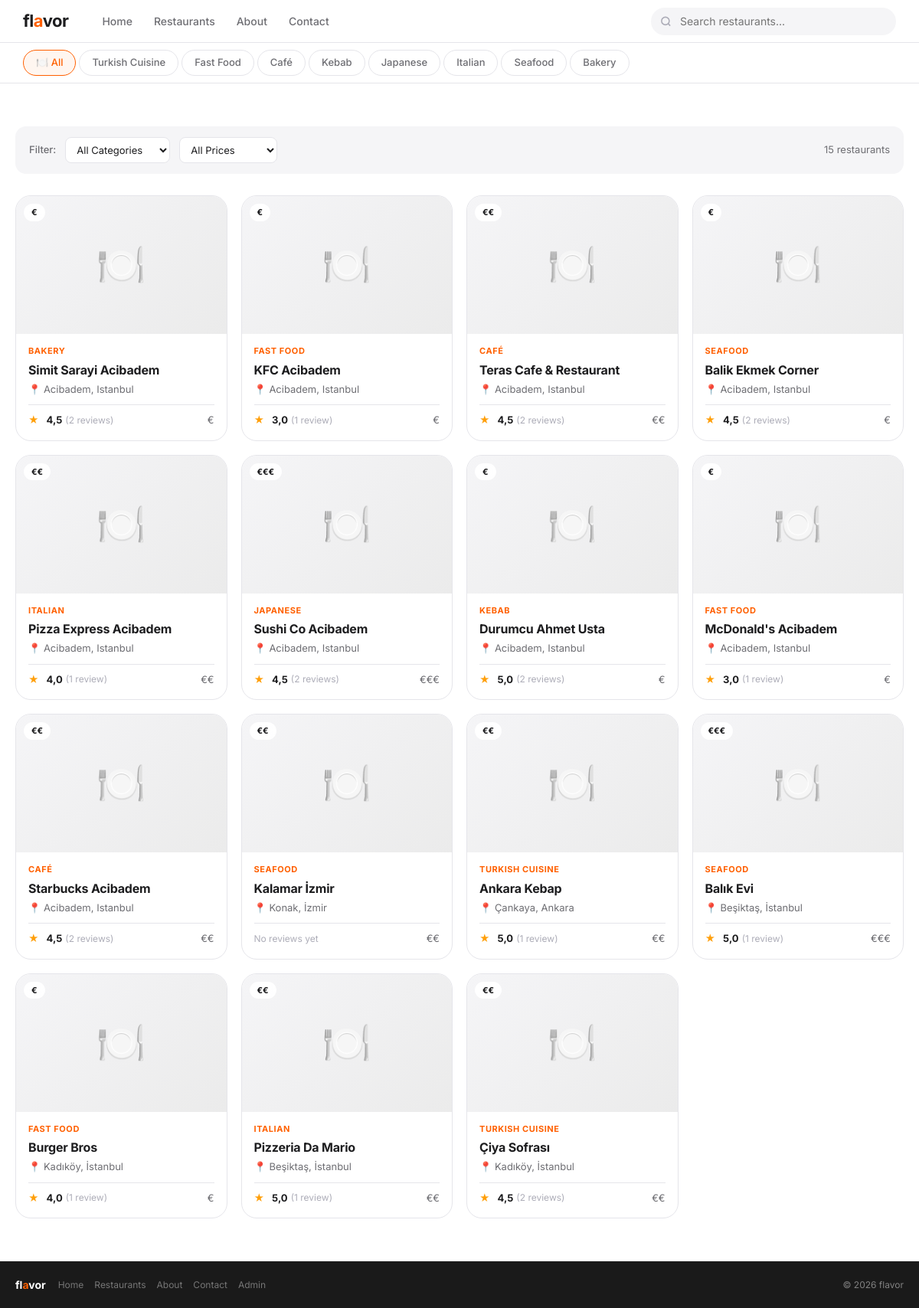
The page /restaurants/ on the database its author committed.
### restaurants/models.py (models this page shows, shortened)
class Category(models.Model):
    name = models.CharField(max_length=100)
    class Meta:
        verbose_name_plural = 'Categories'
    def __str__(self):
        return self.name

class Restaurant(models.Model):
    name = models.CharField(max_length=200)
    description = models.TextField()
    address = models.CharField(max_length=300)
    phone = models.CharField(max_length=20)
    price_range = models.CharField(max_length=1, choices=PRICE_CHOICES, default='2')
    category = models.ForeignKey(Category, on_delete=models.SET_NULL, null=True)
    location = models.ForeignKey(Location, on_delete=models.SET_NULL, null=True)
    created_at = models.DateTimeField(auto_now_add=True)
    def average_rating(self):
        avg = self.reviews.aggregate(avg=Avg('rating'))['avg']
        return round(avg, 1) if avg else None
    def price_display(self):
        return dict(PRICE_CHOICES).get(self.price_range, '€€')

class Location(models.Model):
    city = models.CharField(max_length=100)
    district = models.CharField(max_length=100)
    def __str__(self):
        return f'{self.district}, {self.city}'

### restaurants/views.py (the view)
# urls.py: path('restaurants/', views.restaurant_list, name='restaurant_list'),
def restaurant_list(request):
    restaurants = Restaurant.objects.all().order_by('-created_at')
    categories = Category.objects.all()
    q = request.GET.get('q', '')
    category_id = request.GET.get('category', '')
    price = request.GET.get('price', '')
    if q:
        restaurants = restaurants.filter(name__icontains=q) | restaurants.filter(description__icontains=q)
    if category_id:
        restaurants = restaurants.filter(category_id=category_id)
    if price:
        restaurants = restaurants.filter(price_range=price)
    return render(request, 'restaurants/list.html', {
        'restaurants': restaurants,
        'categories': categories,
    })

### templates/restaurants/list.html (shortened to what this page needs)
{% extends 'base.html' %}
{% block content %}
{% if categories %}
<div class="cat-strip">
  <div class="cat-inner">
    <a href="{% url 'restaurant_list' %}" class="cat-btn {% if not request.GET.category %}active{% endif %}">🍽️ All</a>
    {% for cat in categories %}
    <a href="?category={{ cat.id }}{% if request.GET.q %}&q={{ request.GET.q }}{% endif %}"
       class="cat-btn {% if request.GET.category == cat.id|stringformat:'s' %}active{% endif %}">
      {{ cat.name }}
    </a>
    {% endfor %}
  </div>
</div>
{% endif %}
<div class="section">
  <div class="wrap">
    <form method="get">
      <div class="filter-bar">
        <span class="filter-label">Filter:</span>
        <select name="category" class="filter-sel" onchange="this.form.submit()">
          <option value="">All Categories</option>
        </select>
        <select name="price" class="filter-sel" onchange="this.form.submit()">
          <option value="">All Prices</option>
        </select>
        <span style="margin-left:auto;font-size:13px;color:#6e6e73;">{{ restaurants|length }} restaurant{{ restaurants|length|pluralize }}</span>
      </div>
    </form>
    {% if restaurants %}
    <div class="cards">
      {% for r in restaurants %}
      <a href="{% url 'restaurant_detail' r.pk %}" class="card">
        <div class="card-img">
          <span class="card-badge">{{ r.price_display }}</span>
          🍽️
        </div>
        <div class="card-body">
          <div class="card-cat">{{ r.category }}</div>
          <div class="card-name">{{ r.name }}</div>
          <div class="card-loc">📍 {{ r.location }}</div>
          <div class="card-foot">
            {% with avg=r.average_rating cnt=r.reviews.count %}
            {% if avg %}
            <div style="display:flex;align-items:center;gap:4px">
              <span class="stars">★</span>
              <span class="rating">{{ avg }}</span>
              <span class="rev-cnt">({{ cnt }} review{{ cnt|pluralize }})</span>
            </div>
            {% else %}
            <span class="rev-cnt">No reviews yet</span>
            {% endif %}
            {% endwith %}
            <span class="price-tag">{{ r.price_display }}</span>
          </div>
        </div>
      </a>
      {% endfor %}
    </div>
    {% else %}
    <div class="empty">
      <div class="empty-icon">🔍</div>
      <h3>No results found</h3>
      <p>Try different filters.</p>
    </div>
    {% endif %}
  </div>
</div>
{% endblock %}

### templates/base.html (shortened to what this page needs)
{% load static %}
<!DOCTYPE html>
<html lang="en">
<head>
  <link rel="stylesheet" href="{% static 'css/style.css' %}">
</head>
<body>
<nav class="nav">
  <div class="nav-inner">
    <a href="{% url 'home' %}" class="nav-brand">fl<span>a</span>vor</a>
    <div class="nav-links">
      <a href="{% url 'home' %}">Home</a>
      <a href="{% url 'restaurant_list' %}">Restaurants</a>
      <a href="{% url 'about' %}">About</a>
      <a href="{% url 'contact' %}">Contact</a>
    </div>
    <div class="nav-search">
      <svg width="15" height="15" viewBox="0 0 24 24" fill="none" stroke="currentColor" stroke-width="2.5">
        <circle cx="11" cy="11" r="8"/><path d="m21 21-4.35-4.35"/>
      </svg>
      <form action="{% url 'restaurant_list' %}" method="get">
        <input type="text" name="q" placeholder="Search restaurants..." value="{{ request.GET.q|default:'' }}">
      </form>
    </div>
  </div>
</nav>
<main>{% block content %}{% endblock %}</main>
<footer>
  <div class="footer-inner">
    <span class="footer-brand">fl<span>a</span>vor</span>
    <div class="footer-links">
      <a href="{% url 'home' %}">Home</a>
      <a href="{% url 'restaurant_list' %}">Restaurants</a>
      <a href="{% url 'about' %}">About</a>
      <a href="{% url 'contact' %}">Contact</a>
      <a href="/admin/">Admin</a>
    </div>
    <span class="footer-copy">© 2026 flavor</span>
  </div>
</footer>
</body>
</html>

### rows shown on the page
Category: name "Turkish Cuisine"
Category: name "Fast Food"
Category: name "Café"
Category: name "Kebab"
Category: name "Japanese"
Category: name "Italian"
Category: name "Seafood"
Category: name "Bakery"
Restaurant: price_display "€", category "BAKERY", name "Simit Sarayi Acibadem", location "Acibadem, Istanbul", average_rating "4,5", reviews.count "2"
Restaurant: price_display "€", category "FAST FOOD", name "KFC Acibadem", location "Acibadem, Istanbul", average_rating "3,0", reviews.count "1"
Restaurant: price_display "€€", category "CAFÉ", name "Teras Cafe & Restaurant", location "Acibadem, Istanbul", average_rating "4,5", reviews.count "2"
Restaurant: price_display "€", category "SEAFOOD", name "Balik Ekmek Corner", location "Acibadem, Istanbul", average_rating "4,5", reviews.count "2"
Restaurant: price_display "€€", category "ITALIAN", name "Pizza Express Acibadem", location "Acibadem, Istanbul", average_rating "4,0", reviews.count "1"
Restaurant: price_display "€€€", category "JAPANESE", name "Sushi Co Acibadem", location "Acibadem, Istanbul", average_rating "4,5", reviews.count "2"
Restaurant: price_display "€", category "KEBAB", name "Durumcu Ahmet Usta", location "Acibadem, Istanbul", average_rating "5,0", reviews.count "2"
Restaurant: price_display "€", category "FAST FOOD", name "McDonald's Acibadem", location "Acibadem, Istanbul", average_rating "3,0", reviews.count "1"
Restaurant: price_display "€€", category "CAFÉ", name "Starbucks Acibadem", location "Acibadem, Istanbul", average_rating "4,5", reviews.count "2"
Restaurant: price_display "€€", category "SEAFOOD", name "Kalamar İzmir", location "Konak, İzmir", shows "No reviews yet"
Restaurant: price_display "€€", category "TURKISH CUISINE", name "Ankara Kebap", location "Çankaya, Ankara", average_rating "5,0", reviews.count "1"
Restaurant: price_display "€€€", category "SEAFOOD", name "Balık Evi", location "Beşiktaş, İstanbul", average_rating "5,0", reviews.count "1"
Restaurant: price_display "€", category "FAST FOOD", name "Burger Bros", location "Kadıköy, İstanbul", average_rating "4,0", reviews.count "1"
Restaurant: price_display "€€", category "ITALIAN", name "Pizzeria Da Mario", location "Beşiktaş, İstanbul", average_rating "5,0", reviews.count "1"
Restaurant: price_display "€€", category "TURKISH CUISINE", name "Çiya Sofrası", location "Kadıköy, İstanbul", average_rating "4,5", reviews.count "2"

### other values the page prints
{{ restaurants|length }} "15"
